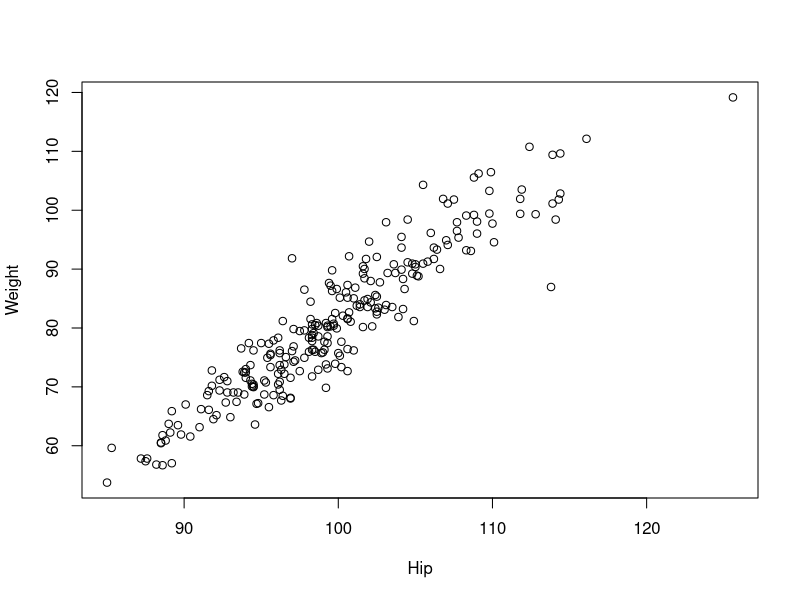
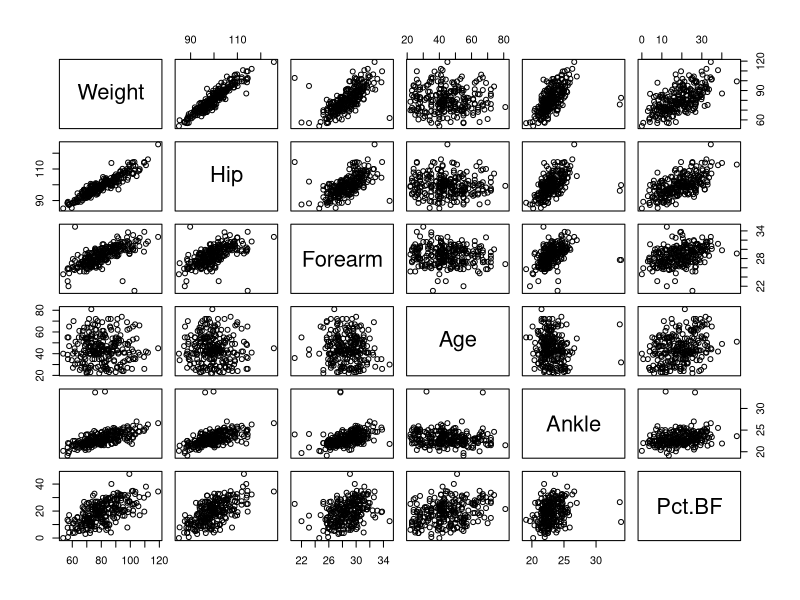
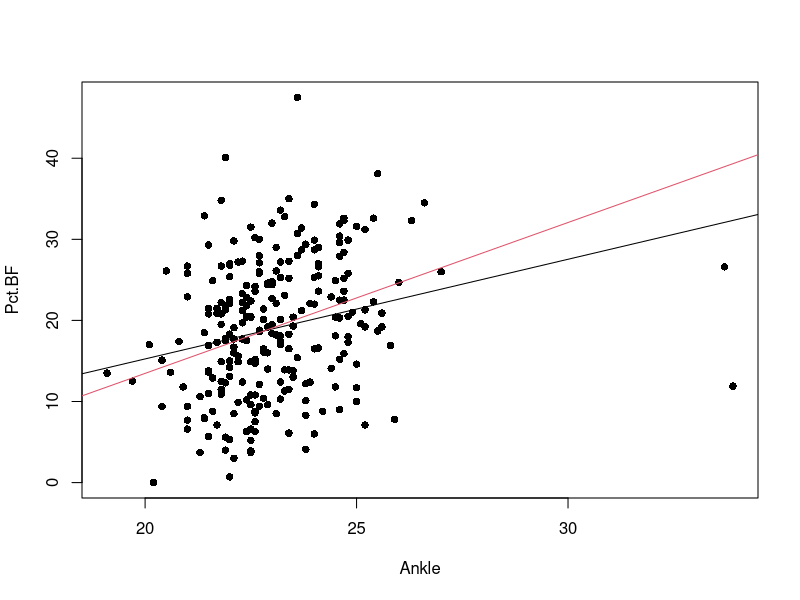
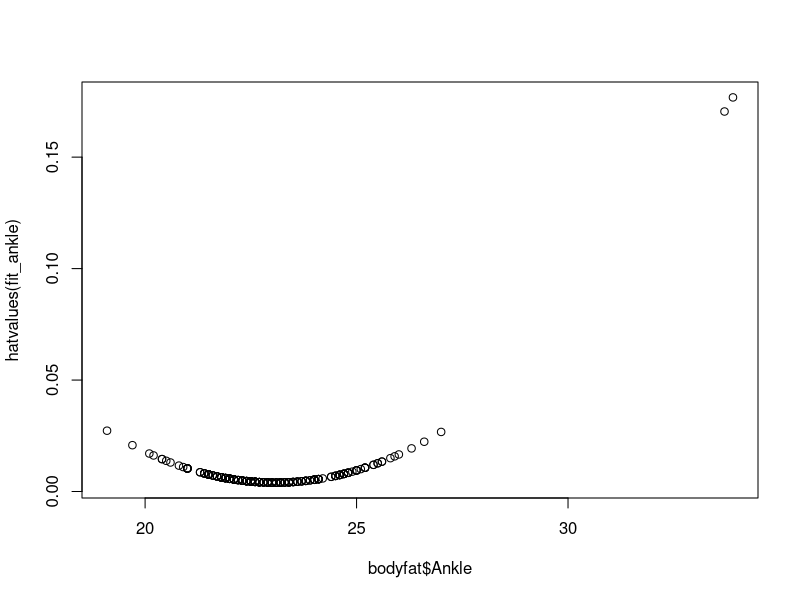
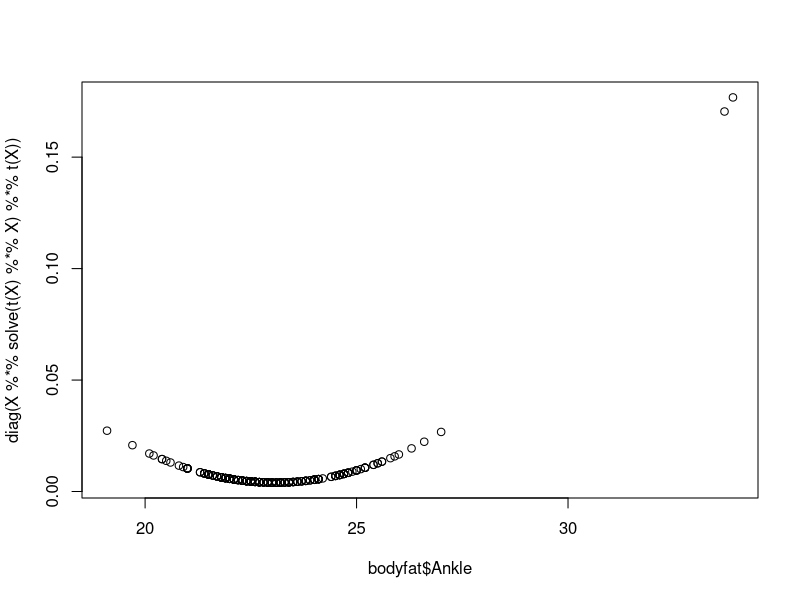
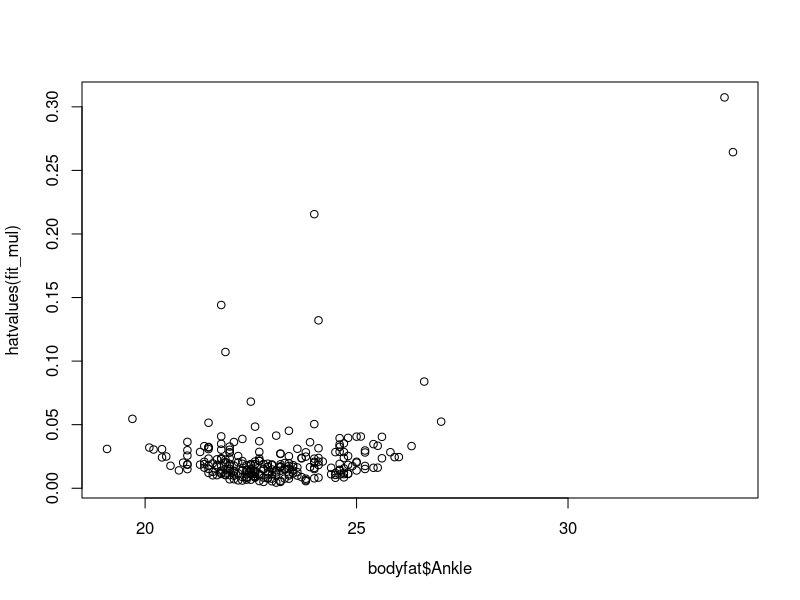
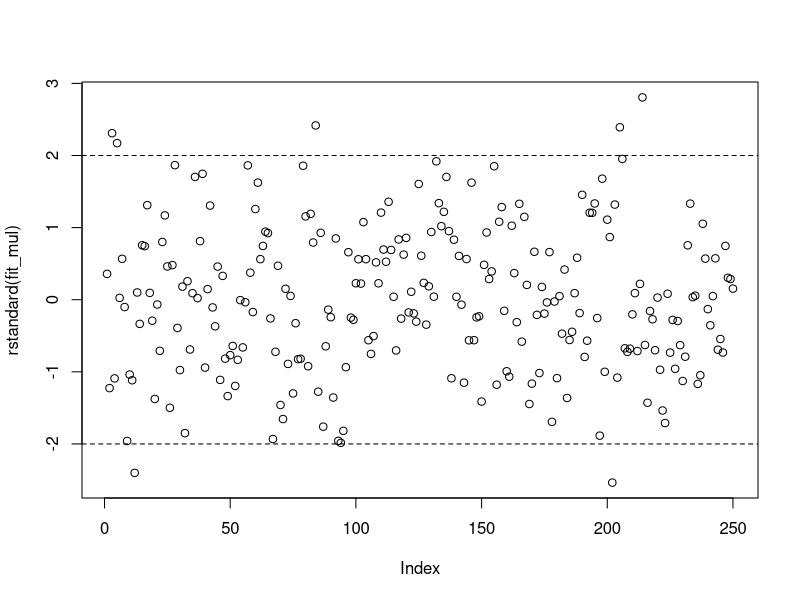
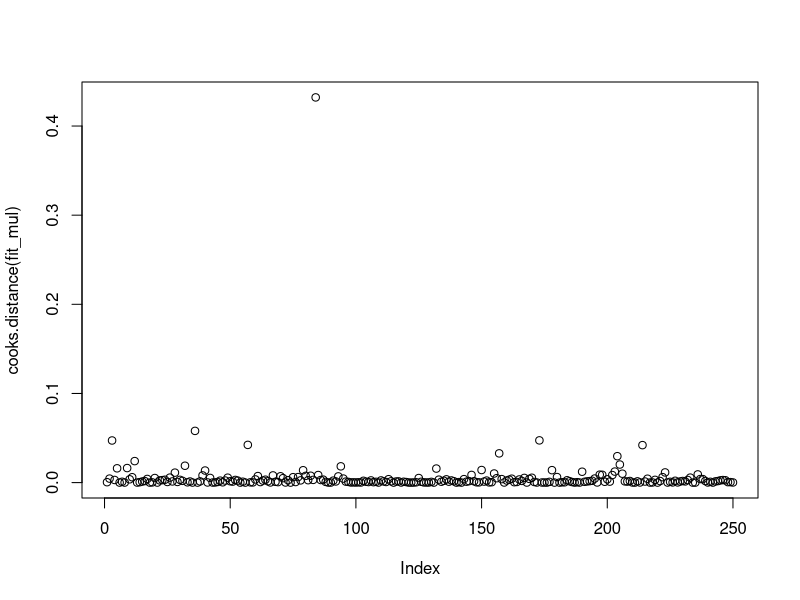

Generate these figures, in order, with R:
## ---- chunk 1
# urlLocation <- "https://dasl.datadescription.com/download/data/3079"
# bodyfat <- read.table(urlLocation, header=TRUE)
bodyfat <- read.csv("bodyfat.csv",header = TRUE)
bodyfat$Height <- bodyfat$Height * 2.54
bodyfat$Weight <- bodyfat$Weight / 2.205
#plot(bodyfat)
## ---- chunk 2
## remove density 
fit_all <- lm(Pct.BF~., data = bodyfat[,c(2:16)])
summary(fit_all)
## ---- chunk 3
fit_all <- lm(Pct.BF~., data = bodyfat[,c(2:7,9:16)])
summary(fit_all)
## ---- chunk 4
summary(lm(Pct.BF~Neck, data = bodyfat[,c(2:7,9:16)]))
## ---- chunk 5
signif(cor(bodyfat[,c(2:7,9:16)]),2)
## ---- chunk 6
summary(lm(Pct.BF~Weight, data = bodyfat[,c(2:7,9:16)]))
summary(lm(Pct.BF~Hip, data = bodyfat[,c(2:7,9:16)]))
summary(lm(Pct.BF~Weight+Hip, data = bodyfat[,c(2:7,9:16)]))
plot(Weight~Hip, data = bodyfat)
summary(lm(Weight~Hip, data = bodyfat))
## ---- chunk 7
predict(lm(Pct.BF~Weight, data = bodyfat[,c(2:7,9:16)]), newdata = data.frame(Weight = 90, Hip = 110), se.fit = TRUE)$se.fit
predict(lm(Pct.BF~Hip, data = bodyfat[,c(2:7,9:16)]), newdata = data.frame(Weight = 90, Hip = 110), se.fit = TRUE)$se.fit
predict(lm(Pct.BF~Weight+Hip, data = bodyfat[,c(2:7,9:16)]), newdata = data.frame(Weight = 90, Hip = 110), se.fit = TRUE)$se.fit
## ---- chunk 8
X <- model.matrix(fit_all)
eigen(crossprod(X))$values
## ---- chunk 9
car::vif(fit_all)
## ---- chunk 10
fit_sub <- lm(Pct.BF ~ Ankle+Age+Forearm+Wrist+Bicep+Height+Neck+Knee+Thigh, 
              data = bodyfat[, c(2:7, 9:16)])
summary(fit_sub)
car::vif(fit_sub)
anova(fit_sub, fit_all)
## ---- chunk 11
fit_sub2 <- lm(Pct.BF ~ Age+Forearm, 
              data = bodyfat[, c(2:7, 9:16)])
summary(fit_sub2)
car::vif(fit_sub2)
anova(fit_sub2, fit_sub)
## ---- chunk 12
plot(bodyfat[,c("Weight","Hip","Forearm","Age","Ankle","Pct.BF")])

plot(bodyfat[,c("Ankle","Pct.BF")], pch = 16)
abline(lm(Pct.BF  ~ Ankle, data  = bodyfat[,c("Ankle","Pct.BF")]), col = 1)
abline(lm(Pct.BF  ~ Ankle, data  = bodyfat[bodyfat$Ankle < 30,c("Ankle","Pct.BF")]), col = 2)
fit_ankle <- lm(Pct.BF  ~ Ankle, data  = bodyfat[,c("Ankle","Pct.BF")])
plot(bodyfat$Ankle, hatvalues(fit_ankle))
X <- model.matrix(fit_ankle)
plot(bodyfat$Ankle, diag(X %*% solve(t(X) %*% X) %*% t(X)))
## ---- chunk 13
fit_mul <- lm(Pct.BF~ ., bodyfat[,c("Weight","Hip","Forearm","Age","Ankle","Pct.BF")])
plot(bodyfat$Ankle, hatvalues(fit_mul))
## ---- chunk 14
head(rstandard(fit_mul))
head(residuals(fit_mul)/(summary(fit_mul)$sigma*sqrt(1-hatvalues(fit_mul))))
plot(rstandard(fit_mul)); abline(h = c(-2,2), lty = 2)
head(rstudent(fit_mul))
## ---- chunk 15
i = 24
summary(fit_mul)$sigma
summary(lm(Pct.BF ~ ., data = bodyfat[-i, c("Weight", "Hip", "Forearm", "Age", "Ankle", "Pct.BF")]))$sigma


i = 84
predict(lm(Pct.BF ~ ., data = bodyfat[-i, c("Weight", "Hip", "Forearm", "Age", "Ankle", "Pct.BF")]), newdata = bodyfat[i, c("Weight", "Hip", "Forearm", "Age", "Ankle", "Pct.BF")])

bodyfat[i, c("Weight", "Hip", "Forearm", "Age", "Ankle", "Pct.BF")]

plot(cooks.distance(fit_mul))
fit_withoutlargeankles <- lm(lm(Pct.BF ~ ., data = bodyfat[, c("Weight", "Hip", "Forearm", "Age", "Ankle", "Pct.BF")], subset = bodyfat$Ankle <30))
summary(fit_withoutlargeankles)
plot(cooks.distance(fit_withoutlargeankles))
plot(fit_withoutlargeankles, which = 4)
plot(fit_ankle, which = 4)
 colvec <- rep(1,250); colvec[84] <- 2; plot(bodyfat[, c("Weight", "Hip", "Forearm", "Age", "Ankle", "Pct.BF")], col = colvec, pch = 16)
## ---- chunk 16
par(mfrow=c(1,1)); plot(fit_mul, which=2, pch = 16, col = "darkred")
